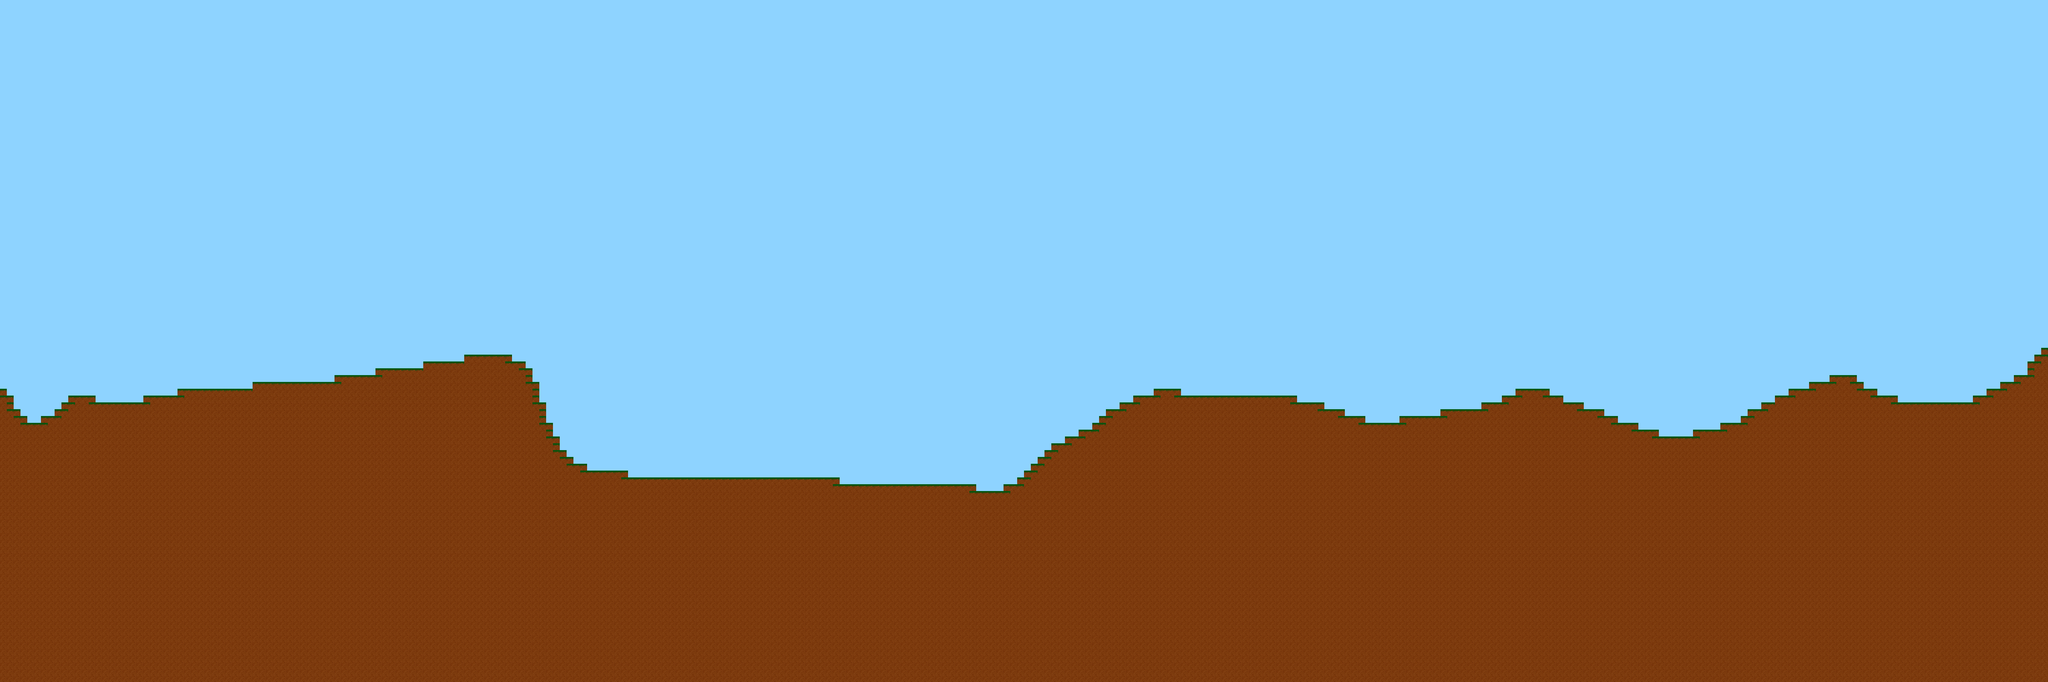

The image is a tile-based game level rendered from a .tmx file. Its description and source (layers, tilesets, objects; grid data summarised) follow:
An orthogonal 300x100 tile map with 20x20 px tiles, 1 tile layer (Tile Layer 1).

<map version="1.0" tiledversion="1.1.5" orientation="orthogonal" renderorder="right-down" width="300" height="100" tilewidth="20" tileheight="20" infinite="0" nextobjectid="1">
 <tileset firstgid="1" source="../mapTiles2.tsx" />
 <layer name="Tile Layer 1" width="300" height="100">
  <data>[30000 cells, 30000 non-empty, 3 distinct tile ids]</data>
 </layer>
</map>
